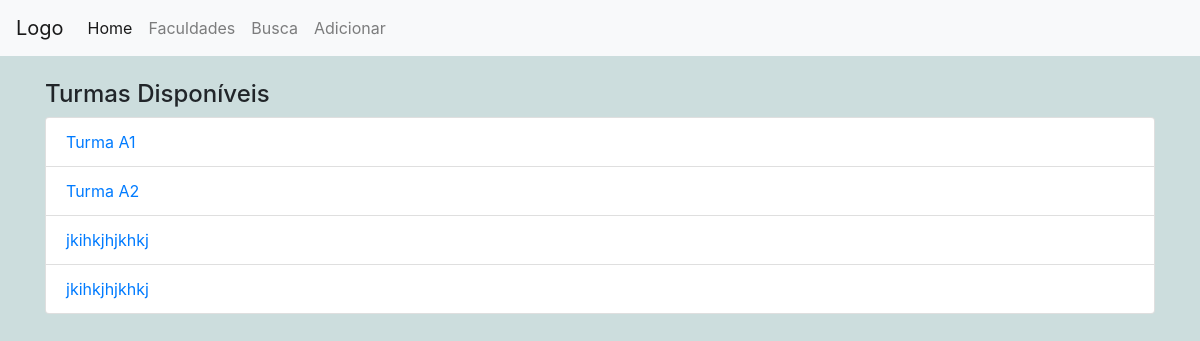
/turma.php?idcurso=1 (signed in), run on the app's committed database.
### tables this page shows
CREATE TABLE `turmas` (
  `idturma` int(11) NOT NULL,
  `nome` varchar(255) DEFAULT NULL,
  `idcurso` int(11) DEFAULT NULL,
  `foto` varchar(255) DEFAULT NULL,
  `ano_inicio` date DEFAULT NULL,
  `ano_fim` date DEFAULT NULL,
  `turno` varchar(255) DEFAULT NULL
);

### turma.php (the view, shortened to what this page needs)
<?php
if (isset($_SESSION['iduser'])) {
    $credenciais = parse_ini_file("credenciais_banco.txt");
    $host = $credenciais['host'];
    $username = $credenciais['username'];
    $password = $credenciais['password'];
    $dbname = $credenciais['dbname'];
    $conn = new mysqli($host, $username, $password, $dbname);
    if (isset($_GET['idcurso'])) {
        $idcurso = $_GET['idcurso'];
        $sql_turmas = "SELECT * FROM turmas WHERE idcurso = $idcurso";
        $result_turmas = $conn->query($sql_turmas);
        $turmas = array();
        if ($result_turmas->num_rows > 0) {
            while ($row_turma = $result_turmas->fetch_assoc()) {
                $idturma = $row_turma['idturma'];
                $turma_nome = $row_turma['nome'];
                $turmas[] = array('idturma' => $idturma, 'nome' => $turma_nome);
            }
        } else {
            $turmas[] = array('idturma' => null, 'nome' => "Nenhuma turma encontrada para este curso.");
        }
    } else {
        echo "ID do curso não especificado.";
        exit;
    }
?>
<!DOCTYPE html>
<html>
<head>
    <link rel="stylesheet" href="https://stackpath.bootstrapcdn.com/bootstrap/4.5.2/css/bootstrap.min.css">
    <link rel="stylesheet" href="style.css">
</head>
<body>
<nav class="navbar navbar-expand-lg navbar-light bg-light">
    <a class="navbar-brand" href="#">Logo</a>
    <div class="collapse navbar-collapse" id="navbarNav">
        <ul class="navbar-nav">
            <li class="nav-item active">
                <a class="nav-link" href="home.php">Home <span class="sr-only">(current)</span></a>
            </li>
            <li class="nav-item">
                <a class="nav-link" href="faculdade.php">Faculdades</a>
            </li>
            <li class="nav-item">
                <a class="nav-link" href="pagina_de_busca.php">Busca</a>
            </li>
            <li class="nav-item">
                <a class="nav-link" href="inserir_dados.php">Adicionar</a>
            </li>
    </div>
</nav>
<div class="container mt-4">
    <div class="row mt-4">
        <div class="col-md-12">
            <h4>Turmas Disponíveis</h4>
            <ul class="list-group">
                <?php
                foreach ($turmas as $turma) {
                    $idturma = $turma['idturma'];
                    $turma_nome = $turma['nome'];
                    echo "<li class='list-group-item'><a href='res_turma.php?idturma=$idturma'>$turma_nome</a></li>";
                }
                ?>
            </ul>
        </div>
    </div>
</div>
</body>
</html>
<?php
} else {
    echo "ID do usuário não encontrado.";
}
?>

### style.css (style rules this page uses)
body { background-color: rgb(204, 221, 221); }
.row.mt-4 { margin-top: 1rem; }

### data on the page
turmas: nome "Turma A1"
turmas: nome "Turma A2"
turmas: nome "jkihkjhjkhkj"
turmas: nome "jkihkjhjkhkj"
